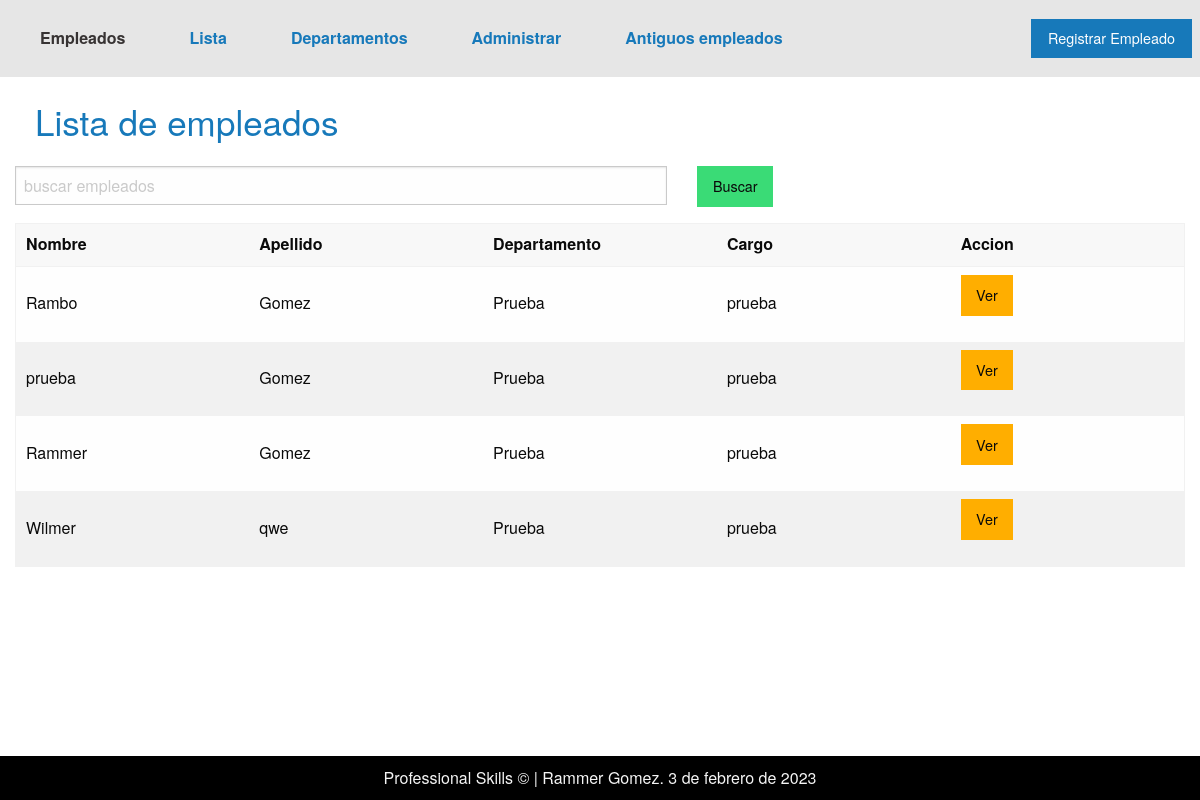
Page /departamento_personal/1 on the earlier database version.
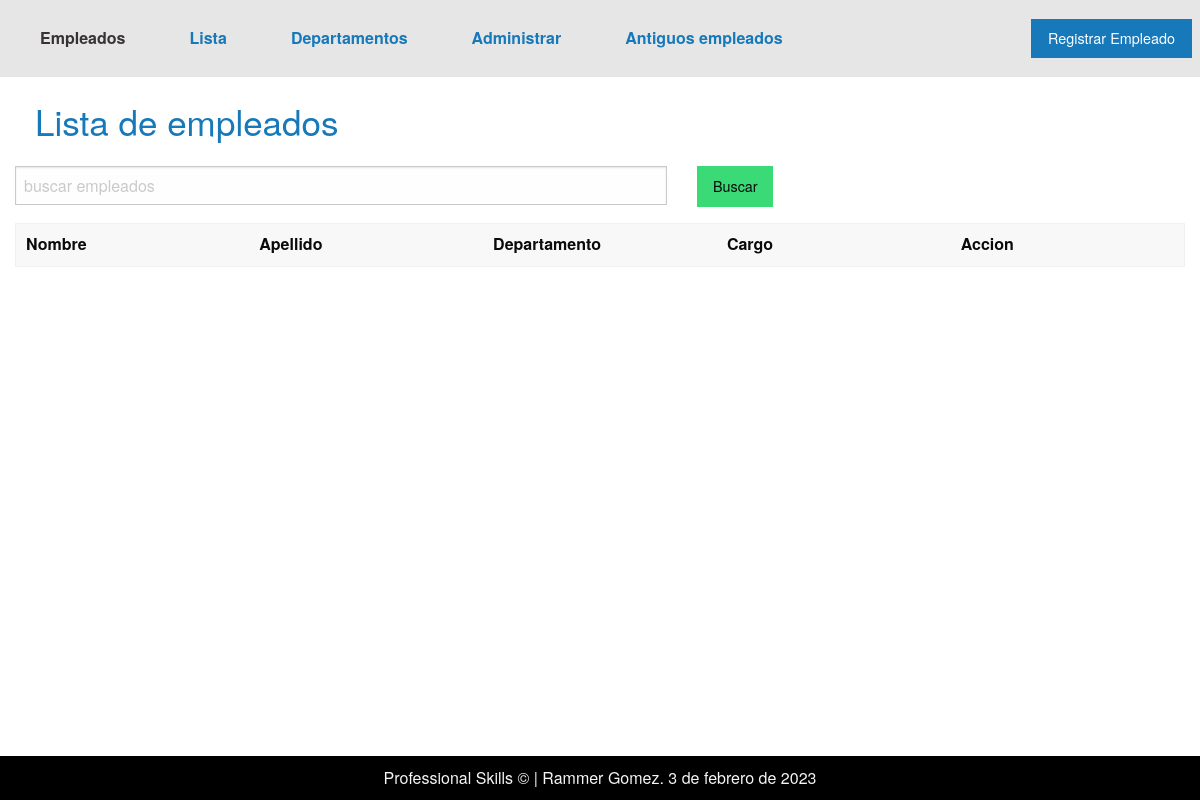
Same page on the later database version.
### applications/personal/models.py (models this page shows, shortened)
class Personal(models.Model):
    DOCUMENT_CHOISES = [
        ('DNI', 'DNI',),
        ('CI', 'CI',),
        ('PASAPORTE', 'PASAPORTE',),
        ('CARNET DE EXTRANGERIA', 'CARNET DE EXTRANJERIA',),
    ]
    first_name = models.CharField('Nombre', max_length=60)
    last_name = models.CharField('Apellido', max_length=50)
    fecha_nacimiento = models.DateField("Fecha de nacimiento")
    t_documento = models.CharField('Tipo de Documento',max_length=30, choices=DOCUMENT_CHOISES, default='DNI')
    n_documento = models.IntegerField('Numero de documento')
    foto = models.ImageField('Foto', upload_to='foto/')
    n_telefonico = models.IntegerField('Numero de telefono')
    cargo = models.ForeignKey(Cargo, on_delete=models.CASCADE)
    departamento = models.ForeignKey(Departamento, on_delete=models.CASCADE)
    fecha_ingreso = models.DateField('Fecha de ingreso')
    habilidades = models.ManyToManyField(Habilidades)
    aportes =  RichTextField('Aportes', blank=True)
    deficiencias = RichTextField('Deficiencias',blank=True)
    recomendaciones = RichTextField('Recomendaciones', blank=True)
    n_faltas = models.IntegerField('Numero de Faltas',blank=True, default=0)
    falta_des = RichTextField('Descripcion de faltas', blank=True)
    activo = models.BooleanField("Activo", default=True)
    curriculum = models.FileField('Curriculum', upload_to='curriculums/')
    class Meta:
        verbose_name = 'Empleado'
        verbose_name_plural = 'Empleados'

class Cargo(models.Model):
    cargo = models.CharField('Cargo', max_length=50)
    descripcion = RichTextField('Descripcion del Cargo')
    class Meta:
        verbose_name = 'Cargo'
        verbose_name_plural = 'Cargos'
    def __str__(self):
        return self.cargo

### applications/departamento/models.py (models this page shows)
class Departamento(models.Model):
    name = models.CharField('Departamento', max_length=50)
    short_name = models.CharField('Nombre corto', max_length=20, unique=True)
    class Meta:
        verbose_name = 'Departamento'
        verbose_name_plural = 'Departamentos'
    def __str__(self):
        return self.short_name

### applications/personal/views.py (the view)
# urls.py: path('departamento_personal/<departamento>', views.Personal_departamento.as_view(), name='departamento_personal'),
class Personal_departamento(ListView):
    template_name = "personal/personal_departamento.html"
    context_object_name = "personal"
    def get_queryset(self):
        trabajador = self.request.GET.get('trabajador',"")
        departamento = self.kwargs['departamento']
        lista = Personal.objects.filter(
            departamento_id = departamento,
            first_name__contains = trabajador
        )
        return lista

### applications/departamento/processors.py (called while the page is built)
def get_departamento(request):
    departamentos = Departamento.objects.all()
    return {
        'get_departamento': departamentos
    }

### templates/personal/personal_departamento.html (shortened to what this page needs)
{% extends 'layout.html' %}
{% block content %}
    {% include 'includes/lista_empleados.html' %}
    {% include 'includes/footer.html' %}
{% endblock content %}

### templates/includes/lista_empleados.html (shortened to what this page needs)
<div class="grid-container">
    <div class="grid-x">
        <h1 class="h1-cabecera2 cell"> Lista de empleados</h1>
        <form class="cell grid-x grid-margin-x" method="GET">{% csrf_token %}
            <div class="cell large-7">
                <input type="text" id='trabajador' name="trabajador" placeholder="buscar empleados">
            </div>
            <div class="cell large-2">
                <button class="submit success button" type='submit'>Buscar</button>
            </div>
        </form>
        <div class="cell">
            <table  class="hover">
                <thead>
                  <tr>
                    <th width="150">Nombre</th>
                    <th width="150">Apellido</th>
                    <th width="150">Departamento</th>
                    <th width="150">Cargo</th>
                    <th width="150">Accion</th>
                  </tr>
                </thead>
                <tbody>
                    {% for lista in personal %}
                        <tr>
                            <td>{{lista.first_name}}</td>
                            <td>{{lista.last_name}}</td>
                            <td>{{lista.departamento}}</td>
                            <td>{{lista.cargo}}</td>
                            <td><a class="button warning"  href="{% url 'app_personal:detalle_personal' lista.id %}">Ver</a></td>
                        </tr>
                    {%endfor%}
                </tbody>
              </table>
        </div>
    </div>
</div>

Differences in the rows shown:
removed Personal: first_name "Rambo", last_name "Gomez", departamento "Prueba", cargo "prueba"
removed Personal: first_name "prueba", last_name "Gomez", departamento "Prueba", cargo "prueba"
removed Personal: first_name "Rammer", last_name "Gomez", departamento "Prueba", cargo "prueba"
removed Personal: first_name "Wilmer", last_name "qwe", departamento "Prueba", cargo "prueba"
